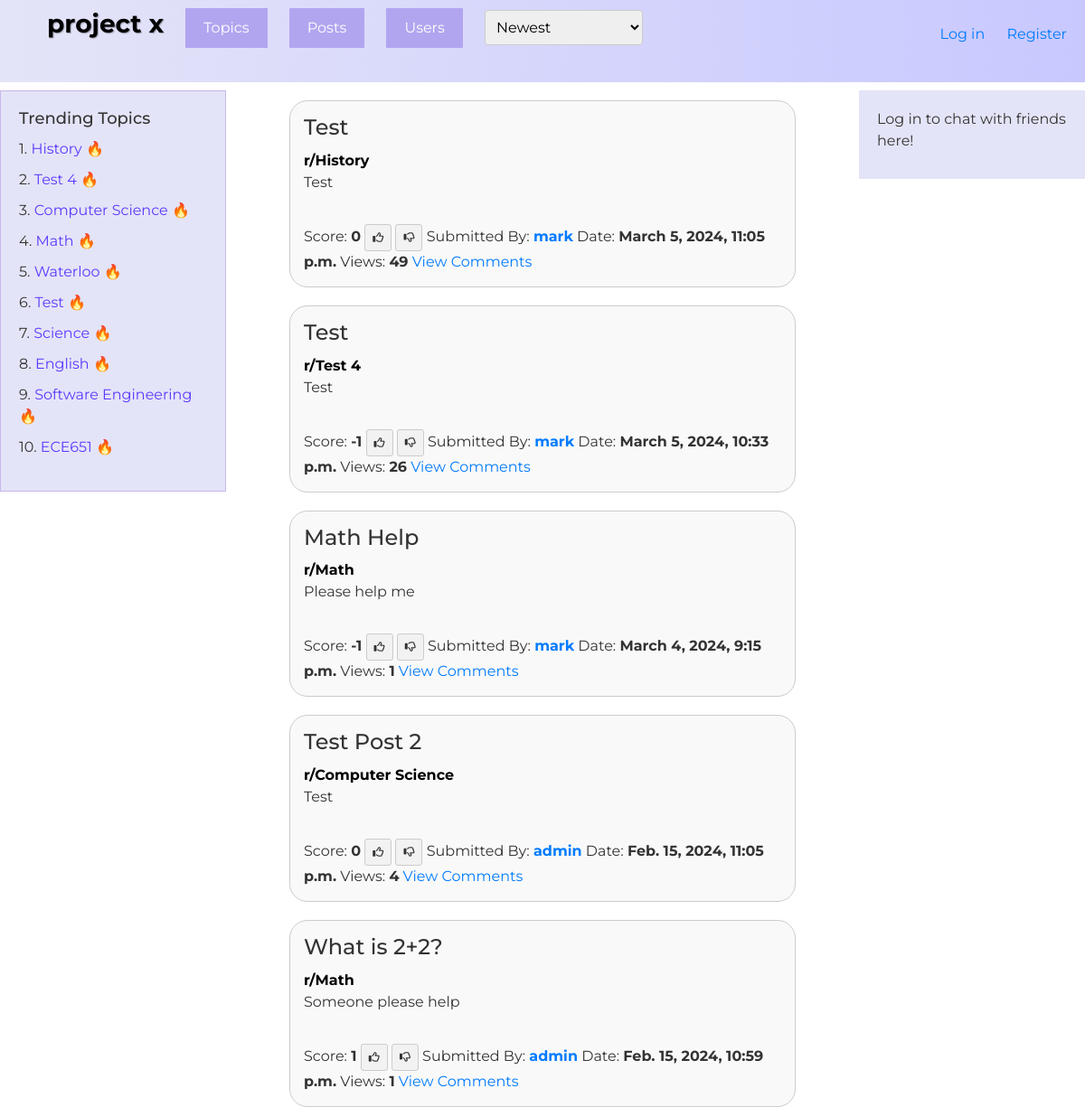
The page / on the database its author committed.
### QuestionHub/models.py (models this page shows, shortened)
class Topic(models.Model):
    id = models.AutoField(primary_key=True, editable=False)
    name = models.CharField(max_length=255)

class Post(models.Model):
    author = models.ForeignKey(User, null=False, on_delete=models.CASCADE)
    topic = models.ForeignKey(Topic, null=True, on_delete=models.CASCADE)
    title = models.CharField(max_length=255, null=False)
    body = models.TextField(null=False)
    timestamp = models.DateTimeField(auto_now_add=True)
    score = models.IntegerField(default=0)
    num_views = models.IntegerField(default=0)

### QuestionHub/views.py (the view)
# urls.py: 2. Add a URL to urlpatterns:  path('', Home.as_view(), name='home')
def Home(request):
    ordering = request.GET.get('ordering', '-timestamp')
    current_user = request.user
    if ordering == 'num_views':
        posts = Post.objects.all().order_by('-num_views')
    elif ordering == 'most_upvoted':
        posts = Post.objects.all().order_by('-score')
    elif ordering == 'most_downvoted':
        posts = Post.objects.all().order_by('score')
    else:
        posts = Post.objects.all().order_by('-timestamp')
    topics = Topic.objects.all()
    trending_topics = Topic.objects.annotate(total_views=Sum('post__num_views')).order_by('-total_views')[:10]
    users = User.objects.all()
    user_votes = []
    post_vote_list = []
    if request.user.is_authenticated:
        user_votes = Vote.objects.filter(user=request.user)
        for vote in user_votes:
          post_vote_list.append(vote.post)
        friends_list = request.user.userprofile.get_friends()
    else:
        friends_list = None
    context = {
        'current_ordering': ordering,
        'posts': posts,
        'topics': topics,
        'current_page': 'post',
        'trending_topics': trending_topics,
        'users': users,
        'all_posts': posts,
        'friends': friends_list,
        'is_authenticated': request.user.is_authenticated,
        'current_user': current_user
    }
    if user_votes:
        context['user_votes'] = user_votes
    if post_vote_list:
        context['post_vote_list'] = post_vote_list
    return render(request, "base.html", context)

### QuestionHub/templates/base.html (shortened to what this page needs)
<!DOCTYPE html>
<html lang="en">
    <head>
        {% load bootstrap5 %}
            {% bootstrap_css %}
    </head>
<body>
    {% include 'navbar.html' %}
    {% include 'sidebar.html'%}
    {% include 'user_sidebar.html'%}
    {% include 'post.html' %}
</body>
</html>

### QuestionHub/templates/sidebar.html
{% if not current_page == 'user_profile' and not current_page == 'my_profile' %}
<div class="sidebar">
    <h2>Trending Topics</h2>
    <ul>
        {% for topic in trending_topics %}
            <li>{{ forloop.counter }}. <a href="{% url 'topic_detail' topic.id %}">{{ topic.name }} 🔥</a></li>
        {% endfor %}
    </ul>
</div>
{%endif%}

### QuestionHub/templates/post.html (shortened to what this page needs)
<div id="filteredPosts">
    {% for post in posts %}
    <div class="post-container">
        <div class="post-list-item">
            <h1 class="post-list-title">
                {{ post.title }}
            </h1>
            <b><a href="{% url 'topic_detail' post.topic.id %}" class = "topic-btn">r/{{ post.topic.name }}</a></b>
            <p>{{ post.body }}</p>
            <br>
            Score: <b>{{ post.score }}</b>
            {% if not post in post_vote_list %}
            <a href="{% url 'upvote_post' post.id 'U' %}" class="vote-btn upvote-btn"><i class="fa-regular fa-thumbs-up"></i></a>
            <a href="{% url 'upvote_post' post.id 'D' %}" class="vote-btn downvote-btn"><i class="fa-regular fa-thumbs-down"></i></a>
        {%endif%}
            Submitted By: <a href="{% url 'user_profile' post.author.id %}"><b>{{ post.author.username }}</b></a>
            Date: <b>{{ post.timestamp }}</b>
            Views: <b>{{post.num_views}}</b>
            <a href="{% url 'post_detail' post.id %}">View Comments</a>
        </div>
    </div>
    {% endfor %}
</div>

### QuestionHub/templates/base.html (style rules this page uses)
body { font-family: 'Montserrat', sans-serif; font-size: 16px; line-height: 1.5; color: #333; }
h1, h2, h3, h4, h5, h6 { margin-top: 0; margin-bottom: 10px; }
p { margin-bottom: 10px; word-wrap: break-word; }
a { color: #007bff; text-decoration: none; }
.post-container { display: flex; justify-content: center; }
.post-list-item { border: 1px solid #ccc; padding: 15px; margin-top: 20px; background-color: #f9f9f9; border-radius: 20px; width: calc(100% / 2 - 40px); max-width: 1000px; }
.post-list-title { font-size: 24px; margin-bottom: 10px; color: #333; }
.vote-btn { display: inline-block; padding: 5px 8px; border: 1px solid #ccc; border-radius: 3px; text-decoration: none; color: #333; font-weight: bold; transition: background-color 0.3s ease; font-size: 12px; }
.upvote-btn { background-color: #f2f2f2; }
.downvote-btn { background-color: #f2f2f2; }
.sidebar { width: 250px; padding: 20px; background-color: #E4E4F8; border: 1px solid #c9b5ea; position: absolute; top: 100px; left: 0; }
.sidebar h2 { font-size: 18px; margin-bottom: 10px; }
.sidebar ul { list-style-type: none; padding: 0; }
.sidebar ul li { margin-bottom: 10px; }
.sidebar ul li a { text-decoration: none; color: #5b3aff; }
.topic-btn { color: #000 }

### rows shown on the page
Topic: name "History"
Topic: name "Test 4"
Topic: name "Computer Science"
Topic: name "Math"
Topic: name "Waterloo"
Topic: name "Test"
Topic: name "Science"
Topic: name "English"
Topic: name "Software Engineering"
Topic: name "ECE651"
Post: title "Test", topic.name "History", body "Test", score "0", author.username "mark", timestamp "March 5, 2024, 11:05 p.m.", num_views "49"
Post: title "Test", topic.name "Test 4", body "Test", score "-1", author.username "mark", timestamp "March 5, 2024, 10:33 p.m.", num_views "26"
Post: title "Math Help", topic.name "Math", body "Please help me", score "-1", author.username "mark", timestamp "March 4, 2024, 9:15 p.m.", num_views "1"
Post: title "Test Post 2", topic.name "Computer Science", body "Test", score "0", author.username "admin", timestamp "Feb. 15, 2024, 11:05 p.m.", num_views "4"
Post: title "What is 2+2?", topic.name "Math", body "Someone please help", score "1", author.username "admin", timestamp "Feb. 15, 2024, 10:59 p.m.", num_views "1"
